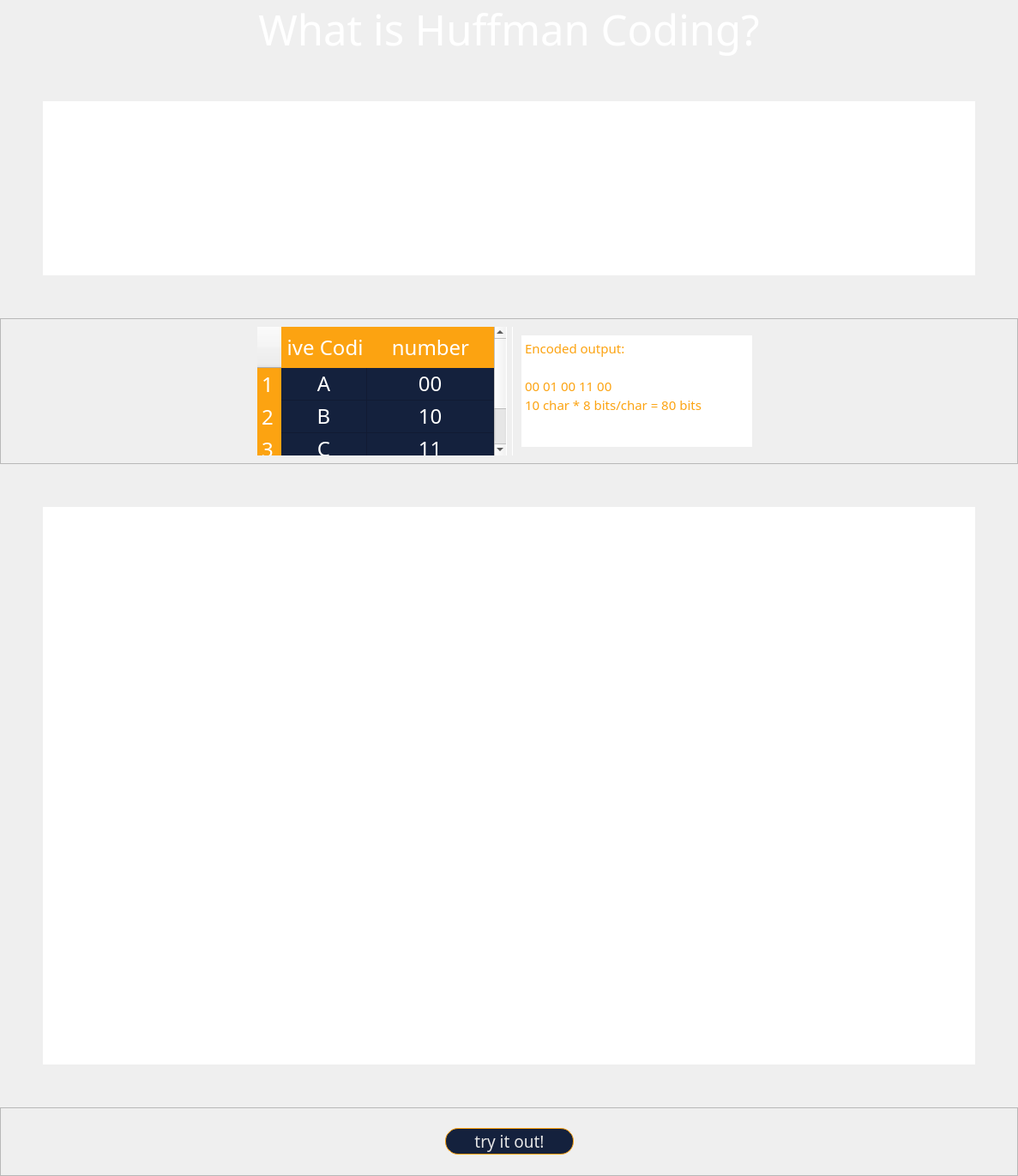
         <widget class="QWidget" name="scrollAreaWidgetContents_2">
          <property name="geometry">
           <rect>
            <x>0</x>
            <y>0</y>
            <width>1187</width>
            <height>1360</height>
           </rect>
          </property>
          <property name="minimumSize">
           <size>
            <width>0</width>
            <height>0</height>
           </size>
          </property>
          <layout class="QVBoxLayout" name="verticalLayout_6">
           <property name="spacing">
            <number>0</number>
           </property>
           <property name="leftMargin">
            <number>0</number>
           </property>
           <property name="topMargin">
            <number>0</number>
           </property>
           <property name="rightMargin">
            <number>0</number>
           </property>
           <property name="bottomMargin">
            <number>0</number>
           </property>
           <item>
            <widget class="QLabel" name="label_3">
             <property name="font">
              <font>
               <family>Forte</family>
               <pointsize>37</pointsize>
              </font>
             </property>
             <property name="styleSheet">
              <string notr="true">color: rgb(255, 255, 255);</string>
             </property>
             <property name="text">
              <string>What is Huffman Coding?</string>
             </property>
             <property name="alignment">
              <set>Qt::AlignCenter</set>
             </property>
            </widget>
           </item>
           <item>
            <layout class="QGridLayout" name="gridLayout_4" rowstretch="0,0,0,0" columnstretch="0,0">
             <property name="spacing">
              <number>0</number>
             </property>
             <item row="3" column="0">
              <widget class="QFrame" name="frame_3">
               <property name="minimumSize">
                <size>
                 <width>0</width>
                 <height>80</height>
                </size>
               </property>
               <property name="frameShape">
                <enum>QFrame::StyledPanel</enum>
               </property>
               <property name="frameShadow">
                <enum>QFrame::Raised</enum>
               </property>
               <layout class="QHBoxLayout" name="horizontalLayout">
                <item>
                 <spacer name="horizontalSpacer_9">
                  <property name="orientation">
                   <enum>Qt::Horizontal</enum>
                  </property>
                  <property name="sizeHint" stdset="0">
                   <size>
                    <width>40</width>
                    <height>20</height>
                   </size>
                  </property>
                 </spacer>
                </item>
                <item>
                 <widget class="QPushButton" name="tryButton">
                  <property name="minimumSize">
                   <size>
                    <width>150</width>
                    <height>31</height>
                   </size>
                  </property>
                  <property name="font">
                   <font>
                    <family>MV Boli</family>
                    <pointsize>14</pointsize>
                    <bold>false</bold>
                   </font>
                  </property>
                  <property name="styleSheet">
                   <string notr="true">QPushButton{
	background-color: rgb(20, 33, 61);
	border: 1px solid rgb(252, 163, 17);
	border-radius: 15px;
	
	color: rgb(229, 229, 229);
}

QPushButton:hover{
	background-color: rgb(252, 163, 17);

	
	color: rgb(20, 33, 61);
}</string>
                  </property>
                  <property name="text">
                   <string>try it out!</string>
                  </property>
                 </widget>
                </item>
                <item>
                 <spacer name="horizontalSpacer_5">
                  <property name="orientation">
                   <enum>Qt::Horizontal</enum>
                  </property>
                  <property name="sizeHint" stdset="0">
                   <size>
                    <width>40</width>
                    <height>20</height>
                   </size>
                  </property>
                 </spacer>
                </item>
               </layout>
              </widget>
             </item>
             <item row="1" column="0" colspan="2">
              <layout class="QHBoxLayout" name="horizontalLayout_3">
               <property name="spacing">
                <number>0</number>
               </property>
               <item>
                <widget class="QFrame" name="frame_4">
                 <property name="sizePolicy">
                  <sizepolicy hsizetype="Expanding" vsizetype="Expanding">
                   <horstretch>0</horstretch>
                   <verstretch>0</verstretch>
                  </sizepolicy>
                 </property>
                 <property name="frameShape">
                  <enum>QFrame::StyledPanel</enum>
                 </property>
                 <property name="frameShadow">
                  <enum>QFrame::Raised</enum>
                 </property>
                 <layout class="QHBoxLayout" name="horizontalLayout_2">
                  <item>
                   <spacer name="horizontalSpacer_6">
                    <property name="orientation">
                     <enum>Qt::Horizontal</enum>
                    </property>
                    <property name="sizeHint" stdset="0">
                     <size>
                      <width>40</width>
                      <height>20</height>
                     </size>
                    </property>
                   </spacer>
                  </item>
                  <item>
                   <widget class="QTableWidget" name="tableWidget_2">
                    <property name="sizePolicy">
                     <sizepolicy hsizetype="Expanding" vsizetype="Expanding">
                      <horstretch>0</horstretch>
                      <verstretch>0</verstretch>
                     </sizepolicy>
                    </property>
                    <property name="font">
                     <font>
                      <family>Segoe Print</family>
                      <pointsize>18</pointsize>
                     </font>
                    </property>
                    <property name="styleSheet">
                     <string notr="true">QTableWidget{
	background-color: rgb(20, 33, 61);
	border: 0px solid rgb(252, 163, 17);
	border-right: 1px solid #fff;
selection-background-color: #fca311;
selection-color: rgb(0, 0, 0);
padding:0px;
	color: rgb(255, 255, 255);
text-align: center;

}

QHeaderView::section {
					
	font: 700 9pt &quot;Segoe UI&quot;;
                    border-top: 0px solid 4181C0;
                    border-bottom: 1px solid 4181C0;
                    border-right: 1px solid 4181C0;
                    background:rgb(252, 163, 17);
                    color: #fff;
border-radius: 0px;
text-align: center;
padding:5px
                    }

</string>
                    </property>
                    <property name="lineWidth">
                     <number>1</number>
                    </property>
                    <property name="midLineWidth">
                     <number>0</number>
                    </property>
                    <property name="autoScroll">
                     <bool>true</bool>
                    </property>
                    <property name="showDropIndicator" stdset="0">
                     <bool>true</bool>
                    </property>
                    <property name="gridStyle">
                     <enum>Qt::SolidLine</enum>
                    </property>
                    <property name="sortingEnabled">
                     <bool>false</bool>
                    </property>
                    <property name="cornerButtonEnabled">
                     <bool>false</bool>
                    </property>
                    <attribute name="horizontalHeaderVisible">
                     <bool>true</bool>
                    </attribute>
                    <attribute name="horizontalHeaderCascadingSectionResizes">
                     <bool>true</bool>
                    </attribute>
                    <attribute name="horizontalHeaderShowSortIndicator" stdset="0">
                     <bool>false</bool>
                    </attribute>
                    <attribute name="horizontalHeaderStretchLastSection">
                     <bool>true</bool>
                    </attribute>
                    <attribute name="verticalHeaderVisible">
                     <bool>true</bool>
                    </attribute>
                    <attribute name="verticalHeaderShowSortIndicator" stdset="0">
                     <bool>true</bool>
                    </attribute>
                    <attribute name="verticalHeaderStretchLastSection">
                     <bool>false</bool>
                    </attribute>
                    <row>
                     <property name="text">
                      <string>1</string>
                     </property>
                    </row>
                    <row>
                     <property name="text">
                      <string>2</string>
                     </property>
                    </row>
                    <row>
                     <property name="text">
                      <string>3</string>
                     </property>
                    </row>
                    <column>
                     <property name="text">
                      <string>Naive Coding</string>
                     </property>
                    </column>
                    <column>
                     <property name="text">
                      <string>number</string>
                     </property>
                    </column>
                    <item row="0" column="0">
                     <property name="text">
                      <string>A</string>
                     </property>
                     <property name="textAlignment">
                      <set>AlignCenter</set>
                     </property>
                    </item>
                    <item row="0" column="1">
                     <property name="text">
                      <string>00</string>
                     </property>
                     <property name="textAlignment">
                      <set>AlignCenter</set>
                     </property>
                    </item>
                    <item row="1" column="0">
                     <property name="text">
                      <string>B</string>
                     </property>
                     <property name="textAlignment">
                      <set>AlignCenter</set>
                     </property>
                    </item>
                    <item row="1" column="1">
                     <property name="text">
                      <string>10</string>
                     </property>
                     <property name="textAlignment">
                      <set>AlignCenter</set>
                     </property>
                    </item>
                    <item row="2" column="0">
                     <property name="text">
                      <string>C</string>
                     </property>
                     <property name="textAlignment">
                      <set>AlignCenter</set>
                     </property>
                    </item>
                    <item row="2" column="1">
                     <property name="text">
                      <string>11</string>
                     </property>
                     <property name="textAlignment">
                      <set>AlignCenter</set>
                     </property>
                    </item>
                   </widget>
                  </item>
                  <item>
                   <widget class="QPlainTextEdit" name="plainTextEdit_5">
                    <property name="sizePolicy">
                     <sizepolicy hsizetype="Expanding" vsizetype="Maximum">
                      <horstretch>0</horstretch>
                      <verstretch>0</verstretch>
                     </sizepolicy>
                    </property>
                    <property name="minimumSize">
                     <size>
                      <width>0</width>
                      <height>150</height>
                     </size>
                    </property>
                    <property name="font">
                     <font>
                      <family>Segoe Print</family>
                      <pointsize>11</pointsize>
                     </font>
                    </property>
                    <property name="styleSheet">
                     <string notr="true">border: 0px solid #fff;
border-left: 1px solid #fff;
color: rgb(252, 163, 17);
margin:0px;
padding:10px;

</string>
                    </property>
                    <property name="plainText">
                     <string>Encoded output:

00 01 00 11 00
10 char * 8 bits/char = 80 bits</string>
                    </property>
                   </widget>
                  </item>
                  <item>
                   <spacer name="horizontalSpacer_7">
                    <property name="orientation">
                     <enum>Qt::Horizontal</enum>
                    </property>
                    <property name="sizeHint" stdset="0">
                     <size>
                      <width>40</width>
                      <height>20</height>
                     </size>
                    </property>
                   </spacer>
                  </item>
                 </layout>
                </widget>
               </item>
              </layout>
             </item>
             <item row="2" column="0" colspan="2">
              <widget class="QPlainTextEdit" name="plainTextEdit_4">
               <property name="minimumSize">
                <size>
                 <width>0</width>
                 <height>750</height>
                </size>
               </property>
               <property name="font">
                <font>
                 <family>Segoe UI Emoji</family>
                 <pointsize>18</pointsize>
                </font>
               </property>
               <property name="styleSheet">
                <string notr="true">border: 0px;
color: rgb(255, 255, 255);
margin:0px;
padding:50px;
</string>
               </property>
               <property name="plainText">
                <string>With the obtained table, we could later translate the binary codes back to the text without loosing information on the process, but is this the best way to do this?

Huffman coding improves this process, being a lossless data compression algorithm that assigns variable-length codes based on the frequencies of our input characters.

To determine how to assign the codes to each symbol, we have to take the following steps:

	1- Analyse the frequency of each character
	2- Build the binary tree:
		* Take the pair of nodes with the least frequency
		* Iterate until left with one node
	3- Starting at the root, label the edge to the left child as 0 and the edge to the right child as 1. Iterate for every child.
	4- Go over the tree from each leaf to the root, writing down the labeled binary numbers, to generate the code word for each symbol.

Once we get the code words, we will notice that using this method, shorter words are assigned to the most frequent symbols. This way, the resulted encoded string is shorter! You can try it out and see the difference using this project:</string>
               </property>
              </widget>
             </item>
             <item row="0" column="0" colspan="2">
              <widget class="QPlainTextEdit" name="plainTextEdit_2">
               <property name="sizePolicy">
                <sizepolicy hsizetype="Preferred" vsizetype="MinimumExpanding">
                 <horstretch>0</horstretch>
                 <verstretch>0</verstretch>
                </sizepolicy>
               </property>
               <property name="minimumSize">
                <size>
                 <width>0</width>
                 <height>303</height>
                </size>
               </property>
               <property name="font">
                <font>
                 <family>Segoe UI Emoji</family>
                 <pointsize>18</pointsize>
                </font>
               </property>
               <property name="styleSheet">
                <string notr="true">border: 0px;
color: rgb(255, 255, 255);
margin:0px;
padding:50px;
</string>
               </property>
               <property name="plainText">
                <string>First of all, let's start with codification in general. When we transmit information, need to convert the data (text, music, video, etc.) into binary code. To do this, we assign a code to each piece of data so we can distinguish them, and decode them later.

If we take a string as an example, for example 'ABACA', we could assign a same-length code to each one of the unique symbols (usually called naive coding).</string>
               </property>
              </widget>
             </item>
            </layout>
           </item>
          </layout>
         </widget>
